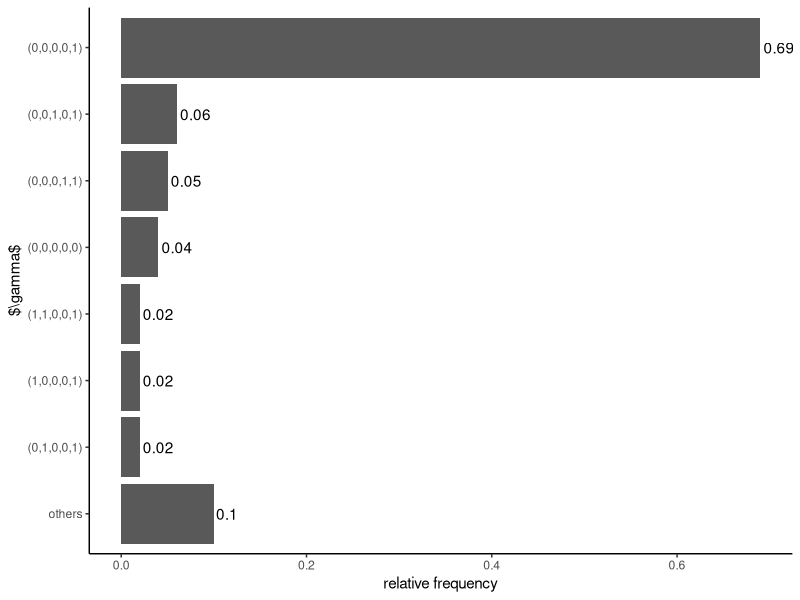
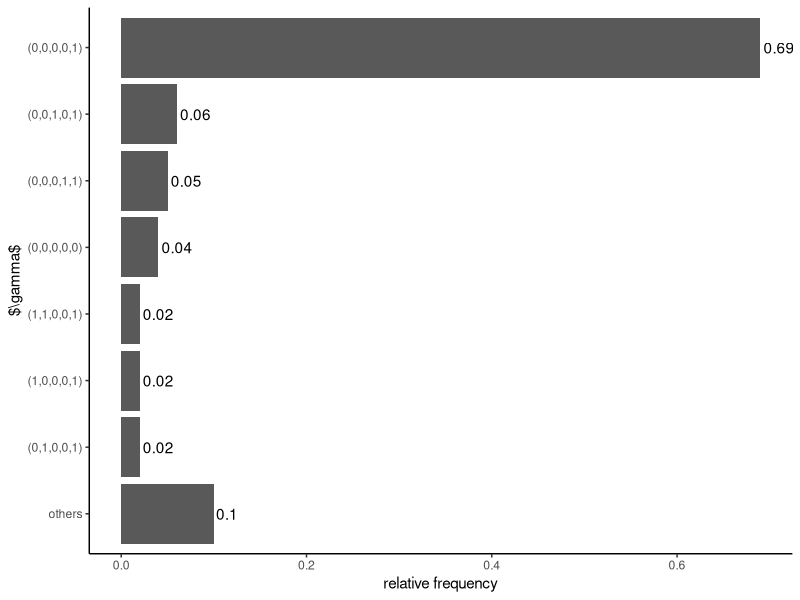

Write R code to recreate these figures, in order.
library(ggplot2)
library(svglite)
library(readr)
library(tidyr)

# # Simulate the results
# df <- 
#     sample(0:1, size = 100 * 5, replace = TRUE) |>
#     matrix(nrow = 100, ncol = 5) |>
#     as.data.frame()

df <- read_csv("barplot-gamma.csv")
names(df) <- paste0("V", 1:6)

# Count the data
counts <- 
    df |> 
    purrr::map_df(as.integer) |>
    dplyr::count(V2, V3, V4, V5, V6) |>
    dplyr::arrange(desc(n)) |>
    dplyr::mutate(
        frac = n / sum(n),
        frac_cumsum = cumsum(frac),
        gamma = paste0("(", paste(V2, V3, V4, V5, V6, sep = ","), ")")
    ) |>
    dplyr::filter(frac_cumsum <= 0.9) |>
    dplyr::select(gamma, frac)

# Add a remainer
counts <-
    counts |>
    dplyr::add_row(gamma = "others", frac = 1 - sum(counts$frac))

# Create the plot
p <- 
    counts |>
    ggplot(aes(x = reorder(gamma, frac - (gamma == "others")), y = frac)) + 
    geom_bar(stat = "identity") +
    geom_text(aes(label = frac), hjust = -0.1) +
    coord_flip() + 
    theme_classic() +
    labs(x = "$\\gamma$", y = "relative frequency")
p

# Save the plot in svg format
"barplot-gamma.svg" |>
    ggsave(plot = p, width = 5 * 8 / 9, height = 3)
